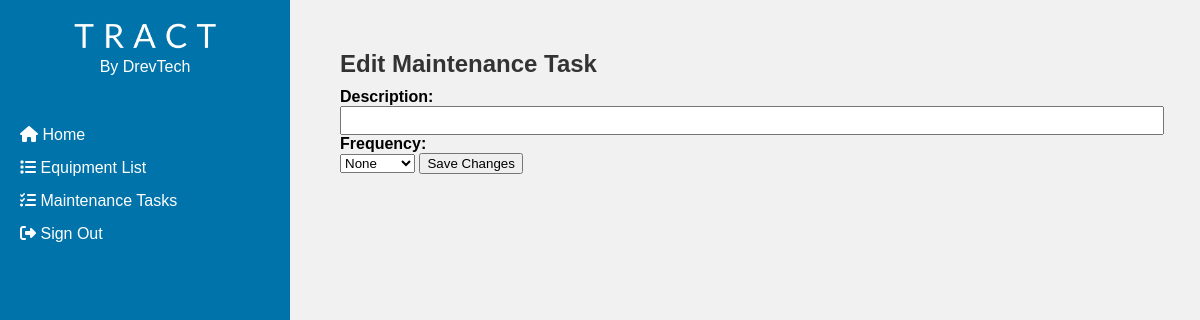
Before: /maintenance/13/edit (signed in) with the older database file.
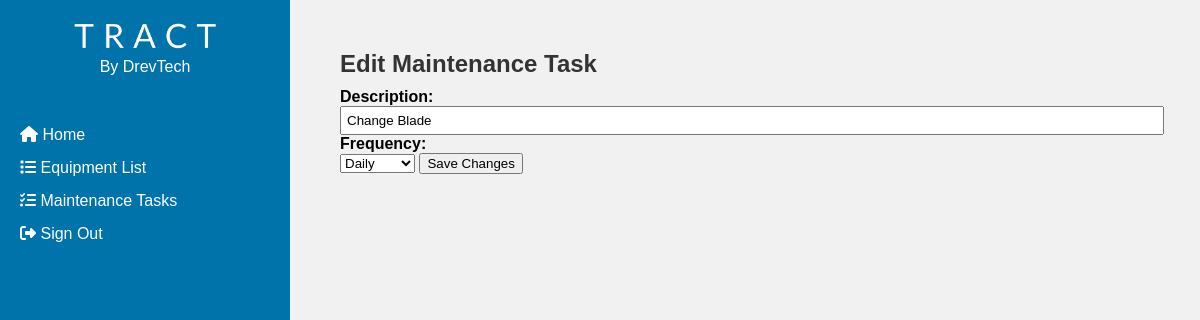
After: the same page with the newer database file.
### models.py (models this page shows, shortened)
class MaintenanceTask(Base):
    __tablename__ = 'maintenance_task'
    id = Column(Integer, primary_key=True)
    equipment_id = Column(Integer, ForeignKey('equipment.id'), nullable=False)
    description = Column(String(200), nullable=False)
    next_date = Column(DateTime, nullable=False)
    equipment = relationship('Equipment', backref=backref('maintenance_tasks', lazy=True))
    frequency = Column(String(20))
    occurrence = Column(Integer)

### app.py (the view, shortened to what this page needs)
    @app.route('/maintenance/<int:id>/edit', methods=['GET', 'POST'])
    @login_required
    def edit_maintenance(id):
        task = MaintenanceTask.query.get(id)
        return render_template('edit_maintenance.html', task=task)

### templates/edit_maintenance.html (shortened to what this page needs)
<!DOCTYPE html>
<html>
<head>
</head>
<body>
{% extends 'basee.html' %}
{% block content %}
    <div class="squeeze">
    <h1>Edit Maintenance Task</h1>
    <form method="POST">
        <label for="description">Description:</label>
        <input type="text" id="description" name="description" value="{{ task.description }}">
        <label for="frequency">Frequency:</label>
        <select id="frequency" name="frequency">
            <option value="none" {% if task.frequency == 'none' %}selected{% endif %}>None</option>
            <option value="daily" {% if task.frequency == 'daily' %}selected{% endif %}>Daily</option>
        </select>
        <input type="submit" value="Save Changes">
    </form>
    </div>
{% endblock %}

Changed rows visible on the page:
added MaintenanceTask: description "Change Blade", frequency "Daily"
Other visible differences:
form field frequency: "None" → (not shown)
